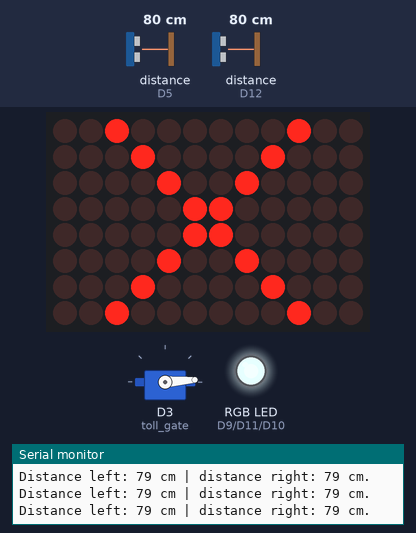
Bench run of a sketch on a simulated Arduino Uno R4 WiFi. On the bench: servo, 12×8 LED matrix, an RGB LED mixed from three pins (HIGH = lit), the last lines printed to the serial monitor. Wiring (inferred from the names in the program): 2 × ultrasonic range finder: trigger D4, echo D5 / trigger D13, echo D12. Inputs (shaded band) come from the test bench; at power-on: distance to the obstacle (sensors on D5, D12) 80 cm. The echo pulse lasts 58.3 µs per cm; pins used as bus, display or sensor lines are not drawn.

Above: at 1.4 s.
1.5 s: distance to the obstacle (sensor on D5) set to 8 cm
3.0 s: distance to the obstacle (sensor on D5) set to 5 cm
At 7.0 s:
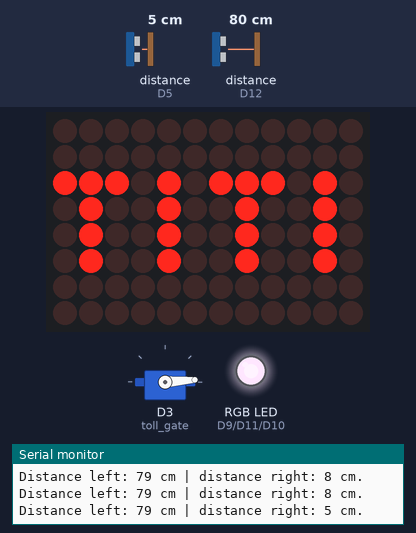
At 8.9 s:
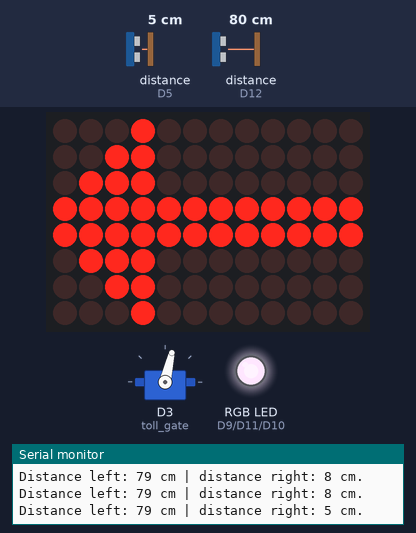
Timing chart, 0 to 14.5 s (numbered marks = the images above; inputs shaded):
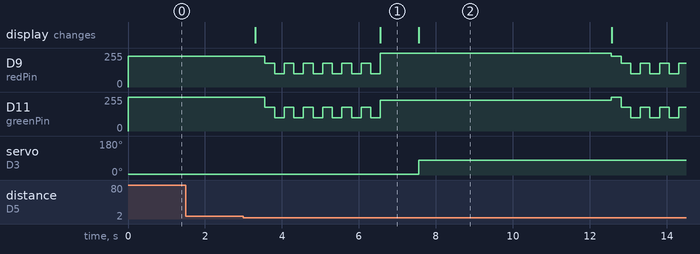

The sketch:

arduino_toll_gate.ino
```cpp
#include <Servo.h>
#include "Arduino_LED_Matrix.h"   // Include the LED_Matrix library
#include "frames.h"               // Include a header file containing some custom icons

// Define the left ultrasound sensor
#define TRIG_PIN_LEFT 13
#define ECHO_PIN_LEFT 12

// Define the right ultrasound sensor
#define TRIG_PIN_RIGHT 4
#define ECHO_PIN_RIGHT 5

Servo toll_gate;  // Create Servo object to control a servo
ArduinoLEDMatrix matrix;   // Create the íonboard LED matrix

// RGB LED - Common Anode LED
int greenPin= 11;
int bluePin = 10;
int redPin = 9;

int GATE_CLOSE_POSITION = 4;
int GATE_OPEN_POSITION = 77;

void setup() {
  Serial.begin(9600); // Initialize serial communication at 9600 bps
  toll_gate.attach(3);  // Attaches the sg90 servo on pin 3 to the Servo object
                        // Red wire -> +5V
                        // Brown wire -> GND
                        // Orange wire -> PWM

  matrix.begin();  // Initialize the LED matrix

  // Set the pinmodes of the left US sensor
  pinMode(TRIG_PIN_LEFT, OUTPUT);
  pinMode(ECHO_PIN_LEFT, INPUT);

  // Set the pinmodes of the right US sensor
  pinMode(TRIG_PIN_RIGHT, OUTPUT);
  pinMode(ECHO_PIN_RIGHT, INPUT);

  //Defining the RGB pins as OUTPUT
  pinMode(redPin,  OUTPUT);
  pinMode(greenPin, OUTPUT);
  pinMode(bluePin, OUTPUT);

  // At the start the gate is closed
  toll_gate.write(GATE_CLOSE_POSITION);     // tell servo to go to position in variable
  setColor(230, 255, 255);
  matrix.loadFrame(stop);

  delay(250);
}

void handle_us_sensors(long &distance_left, long &distance_right){
  long duration_left;
  long duration_right;

  // ====[ LEFT US SENSOR ]============================================================
  // Send TRIG signal – 10µs HIGH
  digitalWrite(TRIG_PIN_LEFT, LOW);
  delayMicroseconds(2);
  digitalWrite(TRIG_PIN_LEFT, HIGH);
  delayMicroseconds(10);
  digitalWrite(TRIG_PIN_LEFT, LOW);

  // Read ECHO signal – travel time of the reflected pulse
  duration_left = pulseIn(ECHO_PIN_LEFT, HIGH);

  // Calculate distance (cm) – based on the speed of sound (343 m/s)
  distance_left = duration_left * 0.0343 / 2;

  // ===[ RIGHT US SENSOR ]============================================================
  // Send TRIG signal – 10µs HIGH
  digitalWrite(TRIG_PIN_RIGHT, LOW);
  delayMicroseconds(2);
  digitalWrite(TRIG_PIN_RIGHT, HIGH);
  delayMicroseconds(10);
  digitalWrite(TRIG_PIN_RIGHT, LOW);

  // Read ECHO signal – travel time of the reflected pulse
  duration_right = pulseIn(ECHO_PIN_RIGHT, HIGH);

  // Calculate distance (cm) – based on the speed of sound (343 m/s)
  distance_right = duration_right * 0.0343 / 2;
}

void print_us_values(long distance_left, long distance_right){
  Serial.print("Distance left: ");
  Serial.print(distance_left);
  Serial.print(" cm | ");
  Serial.print("distance right: ");
  Serial.print(distance_right);
  Serial.println(" cm.");
}

void setColor(int red, int green, int blue) {
  analogWrite(redPin, red);
  analogWrite(greenPin, green);
  analogWrite(bluePin, blue);
}

void loop() {
  setColor(230, 255, 255);

  long distance_threshold = 7.0; // Set the minimum distance for activation
  long distance_left = 255;
  long distance_right = 255;

  handle_us_sensors(distance_left, distance_right);
  print_us_values(distance_left, distance_right);


  if(distance_left < distance_threshold or distance_right < distance_threshold){
      // Handle incoming car
      matrix.loadFrame(car);
      delay(250);

      for(int i=0; i<6; i++){
        setColor(180, 180, 255);
        delay(250);
        setColor(100, 100, 255);
        delay(250);
      }


      matrix.loadFrame(titi);
      setColor(255, 230, 255);
      delay(1000);

      toll_gate.write(GATE_OPEN_POSITION);   // tell servo to go to position in variable
      if(distance_right < distance_threshold){
        matrix.loadFrame(arrow_right);
      }
      else{
        matrix.loadFrame(arrow_left);
      }

      delay(5000);
  }
  else{
    // Closing the gate
    setColor(230, 255, 255);
    toll_gate.write(GATE_CLOSE_POSITION);     // tell servo to go to position in variable
    matrix.loadFrame(stop);
    delay(500);
  }

}
```

frames.h
```cpp
/*
Holds the definitions for the frames to display on the Arduino Uno R4 LED Matrix.

You can easily build the frames by drawing them with the LED Matrix Editor:
https://ledmatrix-editor.arduino.cc

*/

const uint32_t arrow_right[] = {
		0x10030070,
		0xffffff7,
		0x300100,
		66
};

const uint32_t arrow_left[] = {
		0x800c00,
		0xeffffff0,
		0xe00c008,
		66
};

const uint32_t arrow_up[] = {
		0x600f01f,
		0x83fc0600,
		0x60060060,
		66
};

const uint32_t arrow_down[] = {
		0x6006006,
		0x603fc1,
		0xf80f0060,
		66
};

const uint32_t stop[] = {
		0x20410809,
		0x600600,
		0x90108204,
		66
};

const uint32_t heart[] = {
		0x19826440,
		0x24022041,
		0x8090060,
		66
};

const uint32_t car[] = {
		0x0,
		0x1e01f87,
		0xfe7fe30c,
		66
};

const uint32_t titi[] = {
		0xeb,
		0xa4924924,
		0x92000000,
		66
};
```

Measured:
- the behaviour switches between 7 and 6 cm on distance to the obstacle (sensor on D5) (found by bisection; images 0 and 1)
- after the input at 3.0 s, D9 (redPin): 230/255 → 180/255 after 0.56 s, → 100/255 0.25 s later, → 180/255 0.25 s later, → 100/255 0.25 s later, … (21 changes in this stretch); D11 (greenPin): 255/255 → 180/255 after 0.56 s, → 100/255 0.25 s later, → 180/255 0.25 s later, → 100/255 0.25 s later, … (21 changes in this stretch)
- what the display in image 1 shows lasts 1.0 s, from 6.6 s to 7.6 s
